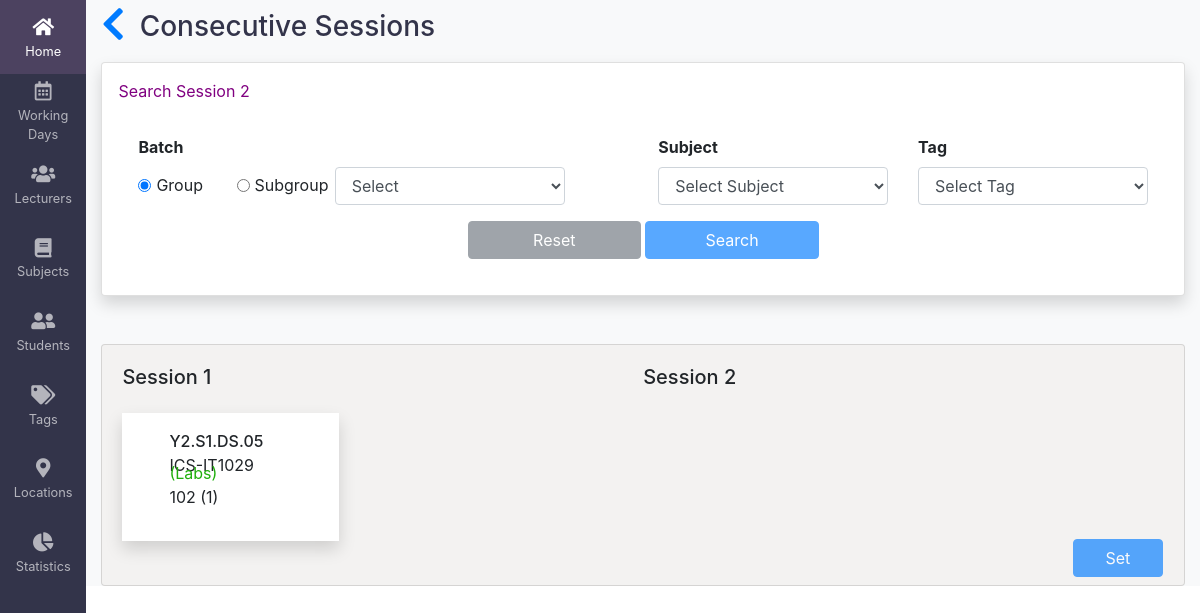
Screenshot of /sessions/1/consecutive with the database file from the repository.
### timetable/models.py (models this page shows, shortened)
class Session(models.Model):
    lecturers = models.ManyToManyField(Lecturer)
    subject = models.ForeignKey(Subjects, on_delete=models.CASCADE)
    tag = models.ForeignKey(Tags, on_delete=models.CASCADE)
    group_id = models.ForeignKey(Group, on_delete=models.CASCADE)
    subgroup_id = models.ForeignKey(
        Subgroup, on_delete=models.CASCADE, null=True, blank=True)
    student_count = models.IntegerField(default=1)
    duration = models.IntegerField(default=1)
    consecutive_session = models.ForeignKey(
        'self', on_delete=models.CASCADE, null=True, blank=True)

class Group(models.Model):
    academic_year_semester = models.ForeignKey(
        AcademicYearSemester, on_delete=models.CASCADE)
    programme = models.ForeignKey(Programme, on_delete=models.CASCADE)
    group_no = models.CharField(max_length=2)
    student_count = models.IntegerField(null=True, blank=True)
    generated_group = models.CharField(max_length=100, blank=True, null=True)
    class Meta:
        constraints = [
            models.UniqueConstraint(
                fields=['academic_year_semester', 'programme', 'group_no'], name='student_details')
        ]

class Subjects(models.Model):
    offeredYear = models.CharField(max_length=4, blank=True)
    offeredSemester = models.CharField(max_length=100, blank=True)
    subjectName = models.CharField(max_length=100, blank=True)
    subjectCode = models.CharField(max_length=10, blank=True)
    noLecHours = models.IntegerField(blank=True, null=True)
    noTutHours = models.IntegerField(blank=True, null=True)
    noLabHours = models.IntegerField(blank=True, null=True)
    noEveHours = models.IntegerField(blank=True, null=True)
    objects = models.Manager()

class Tags(models.Model):
    label = models.CharField(max_length=25, unique=True)
    color = models.CharField(max_length=25, unique=True)

### timetable/views.py (the view)
class ConsecutiveSessionsView(generic.ListView):
    model = Session1
    template_name = 'sessions/consecutive-sessions.html'
    def get_context_data(self, **kwargs):
        context = super().get_context_data(**kwargs)
        context['session1'] = Session1.objects.get(pk=self.kwargs['pk'])
        context['subject_list'] = Subjects1.objects.all()
        context['tags_list'] = Tags.objects.all()
        context['group_list'] = Group.objects.exclude(generated_group=None)
        context['subgroup_list'] = Subgroup.objects.exclude(
            generated_subgroup=None)
        return context

### template/sessions/consecutive-sessions.html (shortened to what this page needs)
{% extends 'base.html' %}
{% block content %}
<div class="container-fluid main bg-light">
    <div class="bg-light" style="padding: 10px 0px; font-weight: 900;">
        <h3 style="color: #33344a;" ><a href="{% url 'assign_sessions' %}"><i class="fas fa-chevron-left fa-lg"></i></a>&nbsp; Consecutive Sessions </h3>
    </div>
    <div class="card shadow p-3 mb-5 bg-white rounded">
        <div class="card-title" style="color: purple;">Search Session 2</div>
        <div class="card-body groupy">
            <form>
                <div class="row">
                    <div class="col-6 form-group">
                        <label class="text-black font-weight-bold">Batch</label>
                        <br>
                        <div class="col-2 form-check form-check-inline">
                            <input id="batchId1" class="form-check-input" type="radio" name="batch" value="group"  checked="true" />
                            <label for="batchId1" class="form-check-label">Group</label>
                        </div>
                        <div class="col-2 form-check form-check-inline">
                            <input id="batchId2" class="form-check-input" type="radio" name="batch" value="subgroup">
                            <label for="batchId2" class="form-check-label">Subgroup</label>
                        </div>
                        <div class="col-6 form-check form-check-inline changegroup">
                            <select id="groupId" class="form-control selectpicker" data-live-search="true" name="group">
                                <option value="default" disabled selected>Select </option>
                            </select>
                        </div>
                    </div>
                    <div class="col-3 form-group">
                        <label for="subjectId" class="text-black font-weight-bold">Subject</label>
                        <select id="subjectId" class="form-control selectpicker" data-live-search="true" name="subject">
                            <option value="default" disabled selected>Select Subject</option>
                        </select>
                    </div>
                    <div class="col-3 form-group">
                        <label for="tagId" class="text-black font-weight-bold">Tag</label>
                        <select id="tagId" class="form-control selectpicker" data-live-search="true" name="tag">
                            <option value="default" disabled selected>Select Tag</option>
                        </select>
                    </div>
                </div>
                <div class="row justify-content-md-center">
                    <button class="btn btn-secondary col-2" id="reset_btn" disabled="true">Reset</button> &nbsp;
                    <button class="btn btn-primary col-2" id="search_btn" disabled="true">Search</button>
                </div>
            </form>
        </div>
    </div>
    <div class="card">
        <div class="card-body" style="position: relative;">
            <div class="left">
                <h5 class="card-title">Session 1</h5>
                <div class="bg-white col-5 shadow text-black my-4 mr-4 some" id="{{session1.id}}">
                    <div class="p-4 m-2">
                        {% if session1.group_id %}
                            <p style="font-weight: 500; ">{{ session1.group_id.generated_group}}</p>
                        {% else %}
                            <p>{{ session1.subgroup_id.generated_subgroup}}</p>
                        {% endif %}
                        <p>{{ session1.subject.subjectName}}-{{ session1.subject.subjectCode}} <span style="color:{{session1.tag.color}};">({{ session1.tag.label}})</span></p>
                        <p>{{ session1.student_count}} ({{ session1.duration}})</p>
                    </div>
                </div>
            </div>
            <div class="right" >
                <h5 class="card-title">Session 2</h5>
            </div>
            <button class="btn btn-primary bottom col-1" id="save_btn" disabled="true"> Set </button>
        </div>
    </div>
</div>
{% endblock content %}

### template/sessions/consecutive-sessions.html (style rules this page uses)
.some { line-height: 0.5; }
.left { float: left; width: 50%; }
.right { float: left; width: 50%; }
.bottom { position: absolute; right: 21px; bottom: 8px; }

### template/base.html (style rules this page uses)
html, body { height: 100%; }
.main { background: #f3f2f1; min-height: 100%; margin-left: 5.4rem; width: calc(100% - 5.4rem); }
.card { background: #f3f2f1; }

### rows the page displays
Session: group_id.generated_group "Y2.S1.DS.05", subject.subjectName "ICS", subject.subjectCode "IT1029", tag.label "Labs", student_count "102", duration "1"
